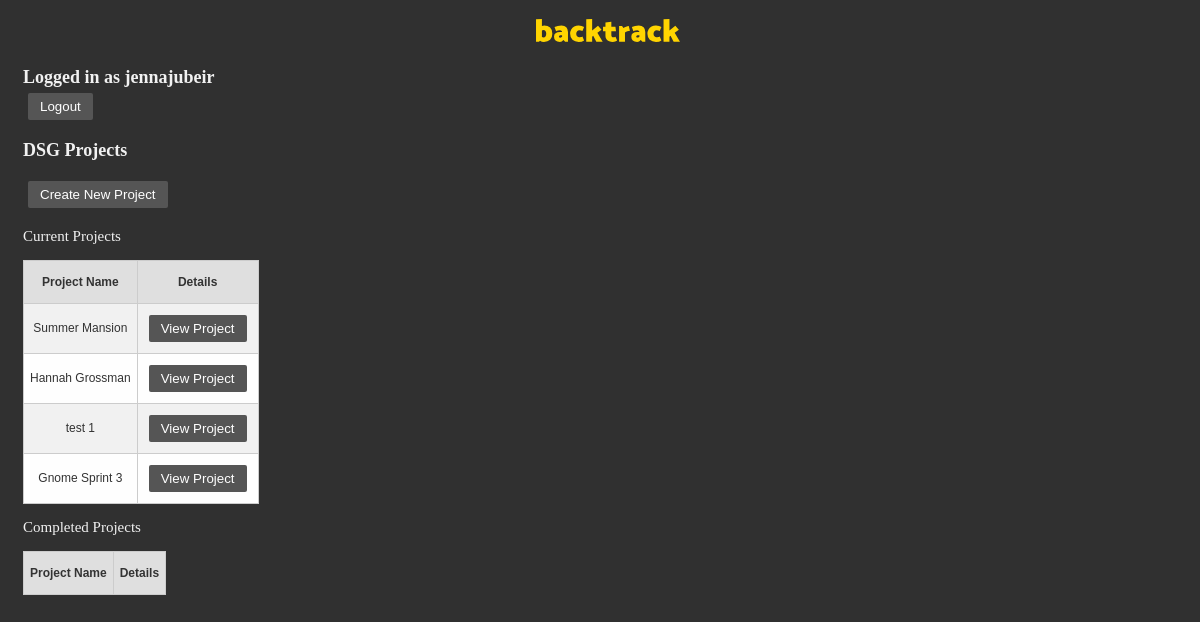
Screenshot of /backtrack/projects (signed in) with the database file from the repository.
### backtrack/models.py (models this page shows, shortened)
class Project(models.Model):
    name = models.CharField(max_length=200)
    status = models.CharField(max_length=200, default=ProjectStatus.CURRENT.value, choices=ProjectStatus.choices())

### backtrack/views.py (the view)
# urls.py: urlpatterns = [path('projects', views.ViewAllProjects.as_view(), name='projects'),
class ViewAllProjects(TemplateView):
    template_name = "project_list.html"
    def get_context_data(self, **kwargs):
        context = super().get_context_data(**kwargs)
        context['project_list1'] = Project.objects.filter(status=ProjectStatus.CURRENT.value)
        context['project_list2'] = Project.objects.filter(status=ProjectStatus.COMPLETE.value)
        return context

### templates/project_list.html (shortened to what this page needs)
{% load static %}
<!DOCTYPE html>
<html>
    <head>
        <link rel="stylesheet" href="{% static 'css/template.css' %}">
        <div class="page-header">
            <h1 style="text-align: center;"><img width="144" src="{% static 'backtrack.svg' %}" alt="Backtrack"/>
            </h1>
            <h2>Logged in as {{ user }}
                <form action="/">
                    <button type="submit">Logout</button>
                </form>
            </h2>
        </div>
        <h2> DSG Projects </h1>
    </head>
    <body>
    {% block content %}
    {% if user.is_authenticated %}
        <form action="projects/create-new-project">
            <button type="submit">Create New Project</button>
        </form>
        <p> Current Projects</p>
            <table>
                    <tr>
                        <th>Project Name</th>
                        <th>Details</th>
                    </tr>
                    {% for project in project_list1 %}
                    <tr>
                        <td> {{ project.name }} </td>
                        <td>
                            <form action="projects/{{project.id}}">
                                <button type="submit">View Project</button>
                            </form>
                        </td>
                    </tr>
                    {% endfor %}
            </table>
        <p> Completed Projects</p>
            <table>
                <tr>
                    <th>Project Name</th>
                    <th>Details</th>
                </tr>
            </table>
    </body>
    {%else%}
        <p>You are not logged in</p>
        <a href="{% url 'login' %}">login</a>
    {% endif %}
    {% endblock %}
</html>

### static/css/template.css (style rules this page uses)
.page-header { margin-top: 0; }
.page-header h1, .page-header h1 a, .page-header h1 a:visited, .page-header h1 a:active { color: #ffffff; font-size: 20pt; text-decoration: none; }
body { background-color: #303030; color: #f1f1f1; font-family: "Trebuchet MS"; font-size: 12px; padding-left: 15px; }
p { font-size: 15px; }
button { background-color: #555555; border: none; color: white; margin: 5px; padding: 6px 12px; border-radius: 2px; text-align: center; text-decoration: none; display: inline-block; }
table { color: #333; font-family: Helvetica, Arial, sans-serif; border-collapse: collapse; border-spacing: 0; }
td, th { border: 1px solid #cccccc; height: 30px; padding: 6px; transition: all 0.3s; }
th { background: #DFDFDF; font-weight: bold; }
td { background: #FAFAFA; text-align: center; }
tr:nth-child(even) td { background: #F1F1F1; }
tr:nth-child(odd) td { background: #FEFEFE; }

### rows the page displays
Project: name "Summer Mansion"
Project: name "Hannah Grossman"
Project: name "test 1"
Project: name "Gnome Sprint 3"

### other values shown
{{ user }} "jennajubeir"
